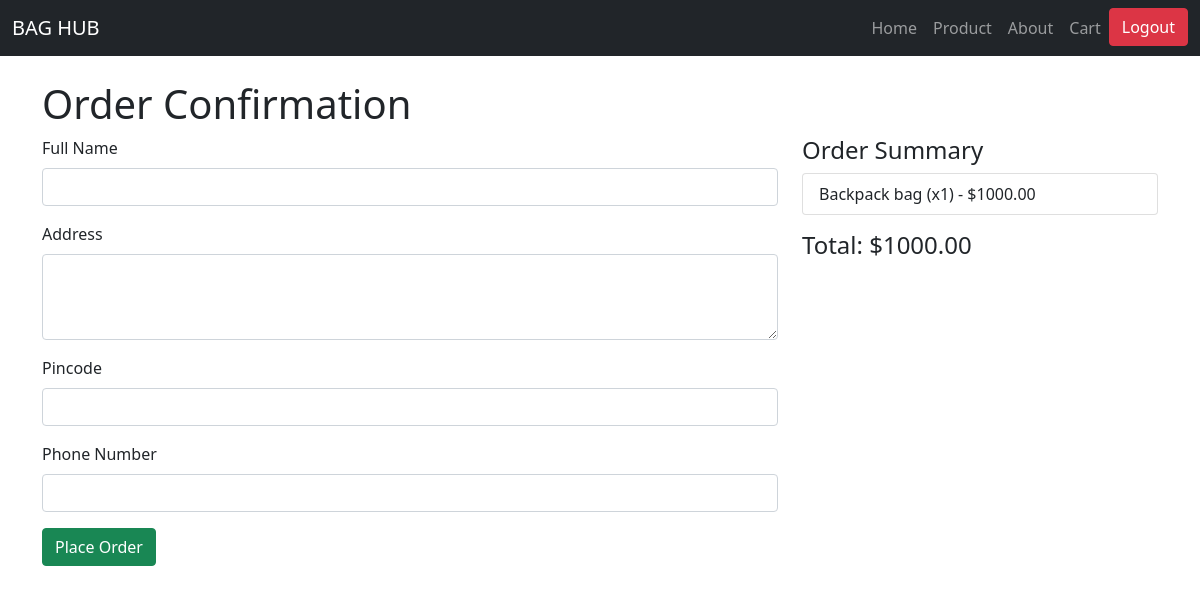
The page /order/confirmation/ (signed in) on the database its author committed.
### myapp/models.py (models this page shows, shortened)
class Cart(models.Model):
    user = models.ForeignKey(CustomUser, on_delete=models.CASCADE)
    product = models.ForeignKey(Product, on_delete=models.CASCADE)
    quantity = models.PositiveIntegerField(default=1)
    def total_price(self):
        return self.product.price * self.quantity

class Product(models.Model):
    name = models.CharField(max_length=255)
    description = models.TextField(blank=True)
    price = models.DecimalField(max_digits=10, decimal_places=2)
    stock = models.PositiveIntegerField(default=0)
    created_at = models.DateTimeField(auto_now_add=True)
    updated_at = models.DateTimeField(auto_now=True)
    image = models.ImageField(upload_to='products/', blank=True, null=True)  # Image field
    category = models.ForeignKey(Category, related_name="products", on_delete=models.CASCADE, blank=True, null=True)

### myapp/views.py (the view, shortened to what this page needs)
# urls.py: path('order/confirmation/', views.order_confirmation, name='order_confirmation'),
@login_required
def order_confirmation(request):
    cart_items = Cart.objects.filter(user=request.user)
    if not cart_items:
        return redirect('cart_view')  # Redirect if the cart is empty
    cart_total = sum(item.total_price() for item in cart_items)
    return render(request, 'order_confirmation.html', {
        'cart_items': cart_items,
        'cart_total': cart_total,
    })

### templates/order_confirmation.html (shortened to what this page needs)
{% load static %}
<!DOCTYPE html>
<html lang="en">
<head>
    <link rel="stylesheet" href="https://cdn.jsdelivr.net/npm/bootstrap@5.0.2/dist/css/bootstrap.min.css">
</head>
<body>
    <nav class="navbar navbar-expand-lg navbar-dark bg-dark">
        <div class="container-fluid">
            <a class="navbar-brand" href="#">BAG HUB</a>
            <div class="collapse navbar-collapse" id="navbarNav">
                <ul class="navbar-nav ms-auto">
                    <li class="nav-item"><a href="{% url 'index' %}" class="nav-link">Home</a></li>
                    <li class="nav-item"><a href="{% url 'product_listing' %}" class="nav-link">Product</a></li>
                    <li class="nav-item"><a href="{% url 'about' %}" class="nav-link">About</a></li>
                    {% if user.is_authenticated %}
                        <li class="nav-item"><a href="{% url 'cart_view' %}" class="nav-link">Cart</a></li>
                        <li class="nav-item"><a href="{% url 'custom_logout' %}" class="btn btn-danger">Logout</a></li>
                    {% else %}
                        <li class="nav-item"><a href="{% url 'login' %}" class="nav-link">Login</a></li>
                    {% endif %}
                </ul>
            </div>
        </div>
    </nav>
    <div class="container mt-4">
        <h1>Order Confirmation</h1>
        <div class="row">
            <div class="col-md-8">
                <form method="POST">
                    <div class="mb-3">
                        <label for="full_name" class="form-label">Full Name</label>
                        <input type="text" id="full_name" name="full_name" class="form-control" required>
                    </div>
                    <div class="mb-3">
                        <label for="address" class="form-label">Address</label>
                        <textarea id="address" name="address" class="form-control" rows="3" required></textarea>
                    </div>
                    <div class="mb-3">
                        <label for="pincode" class="form-label">Pincode</label>
                        <input type="text" id="pincode" name="pincode" class="form-control" required>
                    </div>
                    <div class="mb-3">
                        <label for="phone_number" class="form-label">Phone Number</label>
                        <input type="text" id="phone_number" name="phone_number" class="form-control" required>
                    </div>
                    <a href="{% url 'order_success' %}"><button type="submit" class="btn btn-success">Place Order</button></a>
                </form>
            </div>
            <div class="col-md-4">
                <h4>Order Summary</h4>
                <ul class="list-group">
                    {% for item in cart_items %}
                        <li class="list-group-item">
                            {{ item.product.name }} (x{{ item.quantity }}) - ${{ item.total_price }}
                        </li>
                    {% endfor %}
                </ul>
                <h4 class="mt-3">Total: ${{ cart_total }}</h4>
            </div>
        </div>
    </div>
</body>
</html>

### rows shown on the page
Cart: product.name "Backpack bag", quantity "1", total_price "1000.00"

### other values the page prints
{{ cart_total }} "1000.00"
